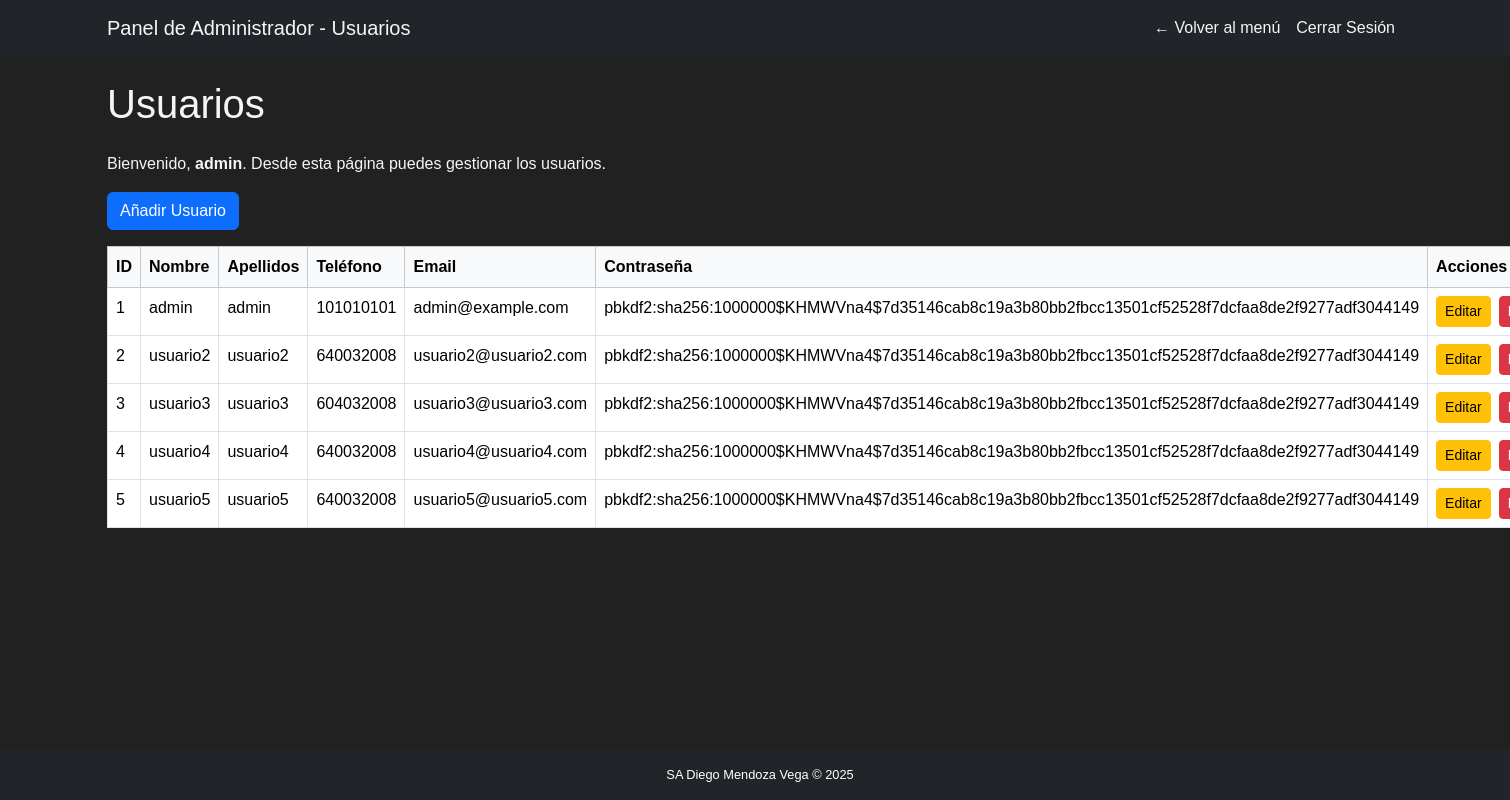
The app's page /admin_usuarios (signed in) with its own data.
### models.py (models this page shows)
class Usuario(UserMixin, db.Model):
    id = db.Column(db.Integer, primary_key=True)
    nombre = db.Column(db.String(80), nullable=False)
    apellidos = db.Column(db.String(80), nullable=False)
    telefono = db.Column(db.String(20), nullable=False)
    email = db.Column(db.String(120), unique=True, nullable=False)
    contraseña = db.Column(db.String(128), nullable=False)
    is_admin = db.Column(db.Boolean, default=False)

### auth.py (the view)
@app.route('/admin_usuarios')
@login_required
def admin_usuarios():
    if not current_user.is_admin:
        flash("No tienes permisos de administrador", "warning")
        return redirect(url_for('login'))
    users = Usuario.query.all()
    return render_template('admin_usuarios.html', users=users)

### app.py (called while the page is built)
@login_manager.user_loader
def load_user(user_id):
    return Usuario.query.get(int(user_id))

### templates/admin_usuarios.html (shortened to what this page needs)
<!DOCTYPE html>
<html lang="es">
  <head>
    <link href="https://cdn.jsdelivr.net/npm/bootstrap@5.3.3/dist/css/bootstrap.min.css" rel="stylesheet">
    <link rel="stylesheet" href="{{ url_for('static', filename='perfil.css') }}">
  </head>
  <body>
    <nav class="navbar navbar-expand-lg navbar-dark bg-dark">
      <div class="container">
        <a class="navbar-brand" href="#">Panel de Administrador - Usuarios</a>
        <div class="collapse navbar-collapse" id="navbarContent">
          <ul class="navbar-nav ms-auto">
            <li class="nav-item">
              <a class="nav-link" href="{{ url_for('admin_menu') }}">&#x2190; Volver al menú</a>
            </li>
            <li class="nav-item">
              <a class="nav-link" href="{{ url_for('logout') }}">Cerrar Sesión</a>
            </li>
          </ul>
        </div>
      </div>
    </nav>
    <div class="content container mt-4">
      <h1 class="mb-4">Usuarios</h1>
      <p>Bienvenido, <strong>{{ current_user.nombre }}</strong>. Desde esta página puedes gestionar los usuarios.</p>
      <div class="d-flex justify-content-between align-items-center mb-3">
        <a href="{{ url_for('add_user') }}" class="btn btn-primary">
          Añadir Usuario
        </a>
      </div>
      <table class="table table-bordered table-hover">
        <thead class="table-light">
          <tr>
            <th>ID</th>
            <th>Nombre</th>
            <th>Apellidos</th>
            <th>Teléfono</th>
            <th>Email</th>
            <th>Contraseña</th>
            <th>Acciones</th>
          </tr>
        </thead>
        <tbody>
          {% for user in users %}
          <tr>
            <td>{{ user.id }}</td>
            <td>{{ user.nombre }}</td>
            <td>{{ user.apellidos }}</td>
            <td>{{ user.telefono }}</td>
            <td>{{ user.email }}</td>
            <td>{{ user.contraseña }}</td>
            <td>
              <div class="d-flex">
                <a href="{{ url_for('edit_users', user_id=user.id) }}" class="btn btn-sm btn-warning me-2">
                  Editar
                </a>
                <form action="{{ url_for('delete_users', user_id=user.id) }}" method="POST" style="display:inline;">
                  <button type="submit" class="btn btn-sm btn-danger"
                          onclick="return confirm('¿Estás seguro de borrar este usuario?');">
                  </button>
                </form>
              </div>
            </td>
          </tr>
          {% endfor %}
        </tbody>
      </table>
    </div>
    <footer class="bg-dark text-white text-center py-3">
      SA Diego Mendoza Vega © 2025
    </footer>
  </body>
</html>

### static/perfil.css (style rules this page uses)
body { height: 100vh; margin: 0; font-family: Arial, sans-serif; font-size: 16px; background-color: #212121; color: whitesmoke; }
.navbar { width: 100%; background-color: #100d0d; overflow: hidden; color: whitesmoke; }
.navbar a { float: left; display: block; color: whitesmoke; text-align: center; text-decoration: none; }
footer { position:fixed; bottom:0; width: 100%; text-align: left; font-size: 0.8rem; color: #888; padding-left: 10px; }

### records on screen
Usuario: nombre "admin", id "1", apellidos "admin", telefono "101010101", email "admin@example.com", contraseña "pbkdf2:sha256:1000000$KHMWVna4$7d35146cab8c19a3b80bb2fbcc13501cf52528f7dcfaa8de2f9277adf3044149"
Usuario: id "2", nombre "usuario2", apellidos "usuario2", telefono "640032008", email "usuario2@usuario2.com", contraseña "pbkdf2:sha256:1000000$KHMWVna4$7d35146cab8c19a3b80bb2fbcc13501cf52528f7dcfaa8de2f9277adf3044149"
Usuario: id "3", nombre "usuario3", apellidos "usuario3", telefono "604032008", email "usuario3@usuario3.com", contraseña "pbkdf2:sha256:1000000$KHMWVna4$7d35146cab8c19a3b80bb2fbcc13501cf52528f7dcfaa8de2f9277adf3044149"
Usuario: id "4", nombre "usuario4", apellidos "usuario4", telefono "640032008", email "usuario4@usuario4.com", contraseña "pbkdf2:sha256:1000000$KHMWVna4$7d35146cab8c19a3b80bb2fbcc13501cf52528f7dcfaa8de2f9277adf3044149"
Usuario: id "5", nombre "usuario5", apellidos "usuario5", telefono "640032008", email "usuario5@usuario5.com", contraseña "pbkdf2:sha256:1000000$KHMWVna4$7d35146cab8c19a3b80bb2fbcc13501cf52528f7dcfaa8de2f9277adf3044149"
